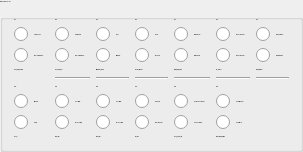
         <widget class="QGroupBox" name="groupBox_3">
          <property name="maximumSize">
           <size>
            <width>16777215</width>
            <height>315</height>
           </size>
          </property>
          <property name="font">
           <font>
            <family>Inter</family>
            <pointsize>-1</pointsize>
            <weight>62</weight>
            <bold>true</bold>
           </font>
          </property>
          <property name="title">
           <string>ARINC Label 352 / 353</string>
          </property>
          <layout class="QVBoxLayout" name="verticalLayout_27">
           <item>
            <layout class="QGridLayout" name="gridLayout">
             <item row="2" column="1">
              <layout class="QVBoxLayout" name="verticalLayout_9">
               <item>
                <widget class="QLabel" name="label_24">
                 <property name="text">
                  <string>SA11</string>
                 </property>
                </widget>
               </item>
               <item>
                <widget class="QRadioButton" name="ENG1_N2_0">
                 <property name="text">
                  <string>TO POWER</string>
                 </property>
                 <property name="checkable">
                  <bool>true</bool>
                 </property>
                 <attribute name="buttonGroup">
                  <string notr="true">buttonGroup_9</string>
                 </attribute>
                </widget>
               </item>
               <item>
                <widget class="QRadioButton" name="ENG1_N2_1">
                 <property name="text">
                  <string>NO TO POWER</string>
                 </property>
                 <property name="checkable">
                  <bool>true</bool>
                 </property>
                 <attribute name="buttonGroup">
                  <string notr="true">buttonGroup_9</string>
                 </attribute>
                </widget>
               </item>
               <item>
                <widget class="QLabel" name="label_9">
                 <property name="font">
                  <font>
                   <family>Inter</family>
                   <pointsize>-1</pointsize>
                   <weight>75</weight>
                   <bold>true</bold>
                  </font>
                 </property>
                 <property name="text">
                  <string>ENG1_N2</string>
                 </property>
                </widget>
               </item>
              </layout>
             </item>
             <item row="0" column="3">
              <layout class="QVBoxLayout" name="verticalLayout_4">
               <item>
                <widget class="QLabel" name="label_19">
                 <property name="text">
                  <string>SA6</string>
                 </property>
                </widget>
               </item>
               <item>
                <widget class="QRadioButton" name="DITCH_SWITCH_0">
                 <property name="text">
                  <string>DITCH</string>
                 </property>
                 <property name="checkable">
                  <bool>true</bool>
                 </property>
                 <attribute name="buttonGroup">
                  <string notr="true">buttonGroup_4</string>
                 </attribute>
                </widget>
               </item>
               <item>
                <widget class="QRadioButton" name="DITCH_SWITCH_1">
                 <property name="text">
                  <string>NO DITCH</string>
                 </property>
                 <property name="checkable">
                  <bool>true</bool>
                 </property>
                 <attribute name="buttonGroup">
                  <string notr="true">buttonGroup_4</string>
                 </attribute>
                </widget>
               </item>
               <item>
                <widget class="QLabel" name="label_4">
                 <property name="font">
                  <font>
                   <family>Inter</family>
                   <pointsize>-1</pointsize>
                   <weight>75</weight>
                   <bold>true</bold>
                  </font>
                 </property>
                 <property name="text">
                  <string>DITCH_SWITCH</string>
                 </property>
                </widget>
               </item>
              </layout>
             </item>
             <item row="2" column="0">
              <layout class="QVBoxLayout" name="verticalLayout_8">
               <item>
                <widget class="QLabel" name="label_23">
                 <property name="text">
                  <string>SA10</string>
                 </property>
                </widget>
               </item>
               <item>
                <widget class="QRadioButton" name="SYS_ID_0">
                 <property name="text">
                  <string>MASTER</string>
                 </property>
                 <property name="checkable">
                  <bool>true</bool>
                 </property>
                 <attribute name="buttonGroup">
                  <string notr="true">buttonGroup_8</string>
                 </attribute>
                </widget>
               </item>
               <item>
                <widget class="QRadioButton" name="SYS_ID_1">
                 <property name="text">
                  <string>SLAVE</string>
                 </property>
                 <property name="checkable">
                  <bool>true</bool>
                 </property>
                 <attribute name="buttonGroup">
                  <string notr="true">buttonGroup_8</string>
                 </attribute>
                </widget>
               </item>
               <item>
                <widget class="QLabel" name="label_8">
                 <property name="font">
                  <font>
                   <family>Inter</family>
                   <pointsize>-1</pointsize>
                   <weight>75</weight>
                   <bold>true</bold>
                  </font>
                 </property>
                 <property name="text">
                  <string>SYS_ID</string>
                 </property>
                </widget>
               </item>
              </layout>
             </item>
             <item row="0" column="6">
              <layout class="QVBoxLayout" name="verticalLayout_7">
               <item>
                <widget class="QLabel" name="label_22">
                 <property name="text">
                  <string>SA9</string>
                 </property>
                </widget>
               </item>
               <item>
                <widget class="QRadioButton" name="FMS_ENABLE_0">
                 <property name="text">
                  <string>FMS DISABLED</string>
                 </property>
                 <property name="checkable">
                  <bool>true</bool>
                 </property>
                 <attribute name="buttonGroup">
                  <string notr="true">buttonGroup_7</string>
                 </attribute>
                </widget>
               </item>
               <item>
                <widget class="QRadioButton" name="FMS_ENABLE_1">
                 <property name="text">
                  <string>FMS ENABLED</string>
                 </property>
                 <property name="checkable">
                  <bool>true</bool>
                 </property>
                 <attribute name="buttonGroup">
                  <string notr="true">buttonGroup_7</string>
                 </attribute>
                </widget>
               </item>
               <item>
                <widget class="QLabel" name="label_7">
                 <property name="font">
                  <font>
                   <family>Inter</family>
                   <pointsize>-1</pointsize>
                   <weight>75</weight>
                   <bold>true</bold>
                  </font>
                 </property>
                 <property name="text">
                  <string>FMS_ENABLE</string>
                 </property>
                </widget>
               </item>
              </layout>
             </item>
             <item row="2" column="2">
              <layout class="QVBoxLayout" name="verticalLayout_10">
               <item>
                <widget class="QLabel" name="label_25">
                 <property name="text">
                  <string>SA12</string>
                 </property>
                </widget>
               </item>
               <item>
                <widget class="QRadioButton" name="ENG2_N2_0">
                 <property name="text">
                  <string>TO POWER</string>
                 </property>
                 <property name="checkable">
                  <bool>true</bool>
                 </property>
                 <attribute name="buttonGroup">
                  <string notr="true">buttonGroup_10</string>
                 </attribute>
                </widget>
               </item>
               <item>
                <widget class="QRadioButton" name="ENG2_N2_1">
                 <property name="text">
                  <string>NO TO POWER</string>
                 </property>
                 <property name="checkable">
                  <bool>true</bool>
                 </property>
                 <attribute name="buttonGroup">
                  <string notr="true">buttonGroup_10</string>
                 </attribute>
                </widget>
               </item>
               <item>
                <widget class="QLabel" name="label_10">
                 <property name="font">
                  <font>
                   <family>Inter</family>
                   <pointsize>-1</pointsize>
                   <weight>75</weight>
                   <bold>true</bold>
                  </font>
                 </property>
                 <property name="text">
                  <string>ENG2_N2</string>
                 </property>
                </widget>
               </item>
              </layout>
             </item>
             <item row="0" column="2">
              <layout class="QVBoxLayout" name="verticalLayout_3">
               <item>
                <widget class="QLabel" name="label_18">
                 <property name="text">
                  <string>SA5</string>
                 </property>
                </widget>
               </item>
               <item>
                <widget class="QRadioButton" name="MANUAL_MODE_0">
                 <property name="text">
                  <string>AUTO</string>
                 </property>
                 <property name="checkable">
                  <bool>true</bool>
                 </property>
                 <attribute name="buttonGroup">
                  <string notr="true">buttonGroup_3</string>
                 </attribute>
                </widget>
               </item>
               <item>
                <widget class="QRadioButton" name="MANUAL_MODE_1">
                 <property name="text">
                  <string>MANUAL</string>
                 </property>
                 <property name="checkable">
                  <bool>true</bool>
                 </property>
                 <attribute name="buttonGroup">
                  <string notr="true">buttonGroup_3</string>
                 </attribute>
                </widget>
               </item>
               <item>
                <widget class="QLabel" name="label_3">
                 <property name="font">
                  <font>
                   <family>Inter</family>
                   <pointsize>-1</pointsize>
                   <weight>75</weight>
                   <bold>true</bold>
                  </font>
                 </property>
                 <property name="text">
                  <string>MANUAL_MODE</string>
                 </property>
                </widget>
               </item>
              </layout>
             </item>
             <item row="2" column="3">
              <layout class="QVBoxLayout" name="verticalLayout_11">
               <item>
                <widget class="QLabel" name="label_26">
                 <property name="text">
                  <string>SA13</string>
                 </property>
                </widget>
               </item>
               <item>
                <widget class="QRadioButton" name="HI_CRFL_0">
                 <property name="text">
                  <string>SELECTED</string>
                 </property>
                 <property name="checkable">
                  <bool>true</bool>
                 </property>
                 <attribute name="buttonGroup">
                  <string notr="true">buttonGroup_11</string>
                 </attribute>
                </widget>
               </item>
               <item>
                <widget class="QRadioButton" name="HI_CRFL_1">
                 <property name="text">
                  <string>NOT SELECTED</string>
                 </property>
                 <property name="checkable">
                  <bool>true</bool>
                 </property>
                 <attribute name="buttonGroup">
                  <string notr="true">buttonGroup_11</string>
                 </attribute>
                </widget>
               </item>
               <item>
                <widget class="QLabel" name="label_11">
                 <property name="font">
                  <font>
                   <family>Inter</family>
                   <pointsize>-1</pointsize>
                   <weight>75</weight>
                   <bold>true</bold>
                  </font>
                 </property>
                 <property name="text">
                  <string>HI_CRFL</string>
                 </property>
                </widget>
               </item>
              </layout>
             </item>
             <item row="0" column="1">
              <layout class="QVBoxLayout" name="verticalLayout_2">
               <item>
                <widget class="QLabel" name="label_17">
                 <property name="text">
                  <string>SA4</string>
                 </property>
                </widget>
               </item>
               <item>
                <widget class="QRadioButton" name="LDG_GEAR_ESS_0">
                 <property name="text">
                  <string>Compressed</string>
                 </property>
                 <property name="checkable">
                  <bool>true</bool>
                 </property>
                 <attribute name="buttonGroup">
                  <string notr="true">buttonGroup_2</string>
                 </attribute>
                </widget>
               </item>
               <item>
                <widget class="QRadioButton" name="LDG_GEAR_ESS_1">
                 <property name="text">
                  <string>NOT COMPRESSED</string>
                 </property>
                 <property name="checkable">
                  <bool>true</bool>
                 </property>
                 <attribute name="buttonGroup">
                  <string notr="true">buttonGroup_2</string>
                 </attribute>
                </widget>
               </item>
               <item>
                <widget class="QLabel" name="label_2">
                 <property name="font">
                  <font>
                   <family>Inter</family>
                   <pointsize>-1</pointsize>
                   <weight>75</weight>
                   <bold>true</bold>
                  </font>
                 </property>
                 <property name="text">
                  <string>LDG_GEAR_ESS</string>
                 </property>
                </widget>
               </item>
              </layout>
             </item>
             <item row="0" column="0">
              <layout class="QVBoxLayout" name="verticalLayout">
               <item>
                <widget class="QLabel" name="label_16">
                 <property name="text">
                  <string>SA3</string>
                 </property>
                </widget>
               </item>
               <item>
                <widget class="QRadioButton" name="LDG_GEAR_NORM_0">
                 <property name="enabled">
                  <bool>true</bool>
                 </property>
                 <property name="font">
                  <font>
                   <family>Inter</family>
                   <pointsize>-1</pointsize>
                   <weight>50</weight>
                   <bold>false</bold>
                  </font>
                 </property>
                 <property name="text">
                  <string>COMPRESSED</string>
                 </property>
                 <property name="checkable">
                  <bool>true</bool>
                 </property>
                 <property name="checked">
                  <bool>false</bool>
                 </property>
                 <attribute name="buttonGroup">
                  <string notr="true">buttonGroup</string>
                 </attribute>
                </widget>
               </item>
               <item>
                <widget class="QRadioButton" name="LDG_GEAR_NORM_1">
                 <property name="text">
                  <string>NOT COMPRESSED</string>
                 </property>
                 <property name="checkable">
                  <bool>true</bool>
                 </property>
                 <attribute name="buttonGroup">
                  <string notr="true">buttonGroup</string>
                 </attribute>
                </widget>
               </item>
               <item>
                <widget class="QLabel" name="label">
                 <property name="font">
                  <font>
                   <family>Inter</family>
                   <pointsize>-1</pointsize>
                   <weight>75</weight>
                   <bold>true</bold>
                  </font>
                 </property>
                 <property name="text">
                  <string>LDG_GEAR_NORM</string>
                 </property>
                </widget>
               </item>
              </layout>
             </item>
             <item row="2" column="5">
              <layout class="QVBoxLayout" name="verticalLayout_13">
               <item>
                <widget class="QLabel" name="label_28">
                 <property name="text">
                  <string>SA19</string>
                 </property>
                </widget>
               </item>
               <item>
                <widget class="QRadioButton" name="FAULT_WARN_WR_0">
                 <property name="text">
                  <string>SYSTEM FAULT</string>
                 </property>
                 <property name="checkable">
                  <bool>true</bool>
                 </property>
                 <attribute name="buttonGroup">
                  <string notr="true">buttonGroup_13</string>
                 </attribute>
                </widget>
               </item>
               <item>
                <widget class="QRadioButton" name="FAULT_WARN_WR_1">
                 <property name="text">
                  <string>SYSTEM OK</string>
                 </property>
                 <property name="checkable">
                  <bool>true</bool>
                 </property>
                 <attribute name="buttonGroup">
                  <string notr="true">buttonGroup_13</string>
                 </attribute>
                </widget>
               </item>
               <item>
                <widget class="QLabel" name="label_15">
                 <property name="font">
                  <font>
                   <family>Inter</family>
                   <pointsize>-1</pointsize>
                   <weight>75</weight>
                   <bold>true</bold>
                  </font>
                 </property>
                 <property name="text">
                  <string>FAULT_WARN_WR</string>
                 </property>
                </widget>
               </item>
              </layout>
             </item>
             <item row="0" column="4">
              <layout class="QVBoxLayout" name="verticalLayout_5">
               <item>
                <widget class="QLabel" name="label_20">
                 <property name="text">
                  <string>SA7</string>
                 </property>
                </widget>
               </item>
               <item>
                <widget class="QRadioButton" name="EMER_RAM_AIR_0">
                 <property name="text">
                  <string>RAM AIR OFF</string>
                 </property>
                 <property name="checkable">
                  <bool>true</bool>
                 </property>
                 <attribute name="buttonGroup">
                  <string notr="true">buttonGroup_5</string>
                 </attribute>
                </widget>
               </item>
               <item>
                <widget class="QRadioButton" name="EMER_RAM_AIR_1">
                 <property name="text">
                  <string>RAM AIR ON</string>
                 </property>
                 <property name="checkable">
                  <bool>true</bool>
                 </property>
                 <attribute name="buttonGroup">
                  <string notr="true">buttonGroup_5</string>
                 </attribute>
                </widget>
               </item>
               <item>
                <widget class="QLabel" name="label_5">
                 <property name="font">
                  <font>
                   <family>Inter</family>
                   <pointsize>-1</pointsize>
                   <weight>75</weight>
                   <bold>true</bold>
                  </font>
                 </property>
                 <property name="text">
                  <string>EMER_RAM_AIR</string>
                 </property>
                </widget>
               </item>
              </layout>
             </item>
             <item row="0" column="5">
              <layout class="QVBoxLayout" name="verticalLayout_6">
               <item>
                <widget class="QLabel" name="label_21">
                 <property name="text">
                  <string>SA8</string>
                 </property>
                </widget>
               </item>
               <item>
                <widget class="QRadioButton" name="RS_SELECT_0">
                 <property name="text">
                  <string>RS232 SELECTED</string>
                 </property>
                 <property name="checkable">
                  <bool>true</bool>
                 </property>
                 <attribute name="buttonGroup">
                  <string notr="true">buttonGroup_6</string>
                 </attribute>
                </widget>
               </item>
               <item>
                <widget class="QRadioButton" name="RS_SELECT_1">
                 <property name="text">
                  <string>RS422 SELECTED</string>
                 </property>
                 <property name="checkable">
                  <bool>true</bool>
                 </property>
                 <attribute name="buttonGroup">
                  <string notr="true">buttonGroup_6</string>
                 </attribute>
                </widget>
               </item>
               <item>
                <widget class="QLabel" name="label_6">
                 <property name="font">
                  <font>
                   <family>Inter</family>
                   <pointsize>-1</pointsize>
                   <weight>75</weight>
                   <bold>true</bold>
                  </font>
                 </property>
                 <property name="text">
                  <string>RS_SELECT</string>
                 </property>
                </widget>
               </item>
              </layout>
             </item>
             <item row="2" column="4">
              <layout class="QVBoxLayout" name="verticalLayout_12">
               <item>
                <widget class="QLabel" name="label_27">
                 <property name="text">
                  <string>SA18</string>
                 </property>
                </widget>
               </item>
               <item>
                <widget class="QRadioButton" name="SYS_IN_CNTL_IN_0">
                 <property name="text">
                  <string>SYS NOT IN CONTROL</string>
                 </property>
                 <property name="checkable">
                  <bool>true</bool>
                 </property>
                 <attribute name="buttonGroup">
                  <string notr="true">buttonGroup_12</string>
                 </attribute>
                </widget>
               </item>
               <item>
                <widget class="QRadioButton" name="SYS_IN_CNTL_IN_1">
                 <property name="text">
                  <string>SYS IN CONTROL</string>
                 </property>
                 <property name="checkable">
                  <bool>true</bool>
                 </property>
                 <attribute name="buttonGroup">
                  <string notr="true">buttonGroup_12</string>
                 </attribute>
                </widget>
               </item>
               <item>
                <widget class="QLabel" name="label_14">
                 <property name="font">
                  <font>
                   <family>Inter</family>
                   <pointsize>-1</pointsize>
                   <weight>75</weight>
                   <bold>true</bold>
                  </font>
                 </property>
                 <property name="text">
                  <string>SYS_IN_CNTL_IN</string>
                 </property>
                </widget>
               </item>
              </layout>
             </item>
             <item row="1" column="2">
              <widget class="Line" name="line">
               <property name="orientation">
                <enum>Qt::Horizontal</enum>
               </property>
              </widget>
             </item>
             <item row="1" column="3">
              <widget class="Line" name="line_2">
               <property name="orientation">
                <enum>Qt::Horizontal</enum>
               </property>
              </widget>
             </item>
             <item row="1" column="4">
              <widget class="Line" name="line_3">
               <property name="orientation">
                <enum>Qt::Horizontal</enum>
               </property>
              </widget>
             </item>
             <item row="1" column="5">
              <widget class="Line" name="line_4">
               <property name="orientation">
                <enum>Qt::Horizontal</enum>
               </property>
              </widget>
             </item>
             <item row="1" column="6">
              <widget class="Line" name="line_5">
               <property name="orientation">
                <enum>Qt::Horizontal</enum>
               </property>
              </widget>
             </item>
             <item row="1" column="1">
              <widget class="Line" name="line_6">
               <property name="orientation">
                <enum>Qt::Horizontal</enum>
               </property>
              </widget>
             </item>
            </layout>
           </item>
          </layout>
         </widget>
